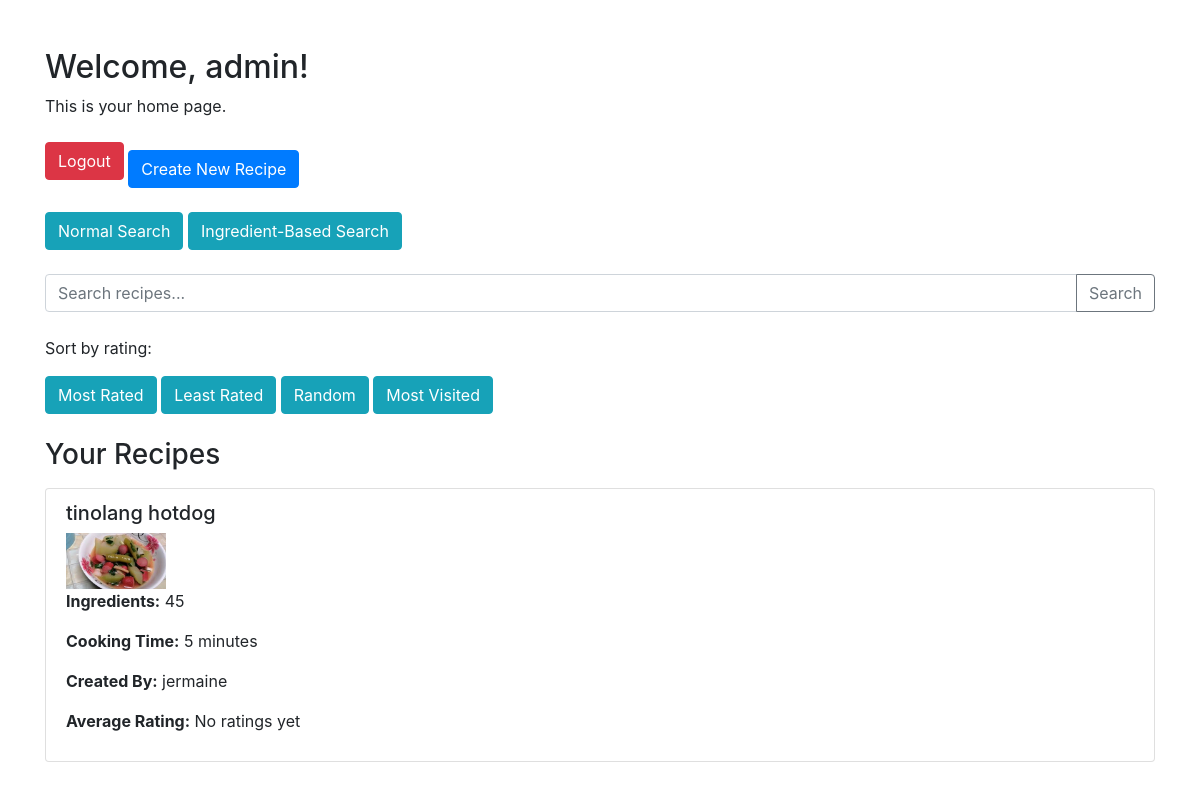
/home/ (signed in), run on an earlier commit of the app's database.
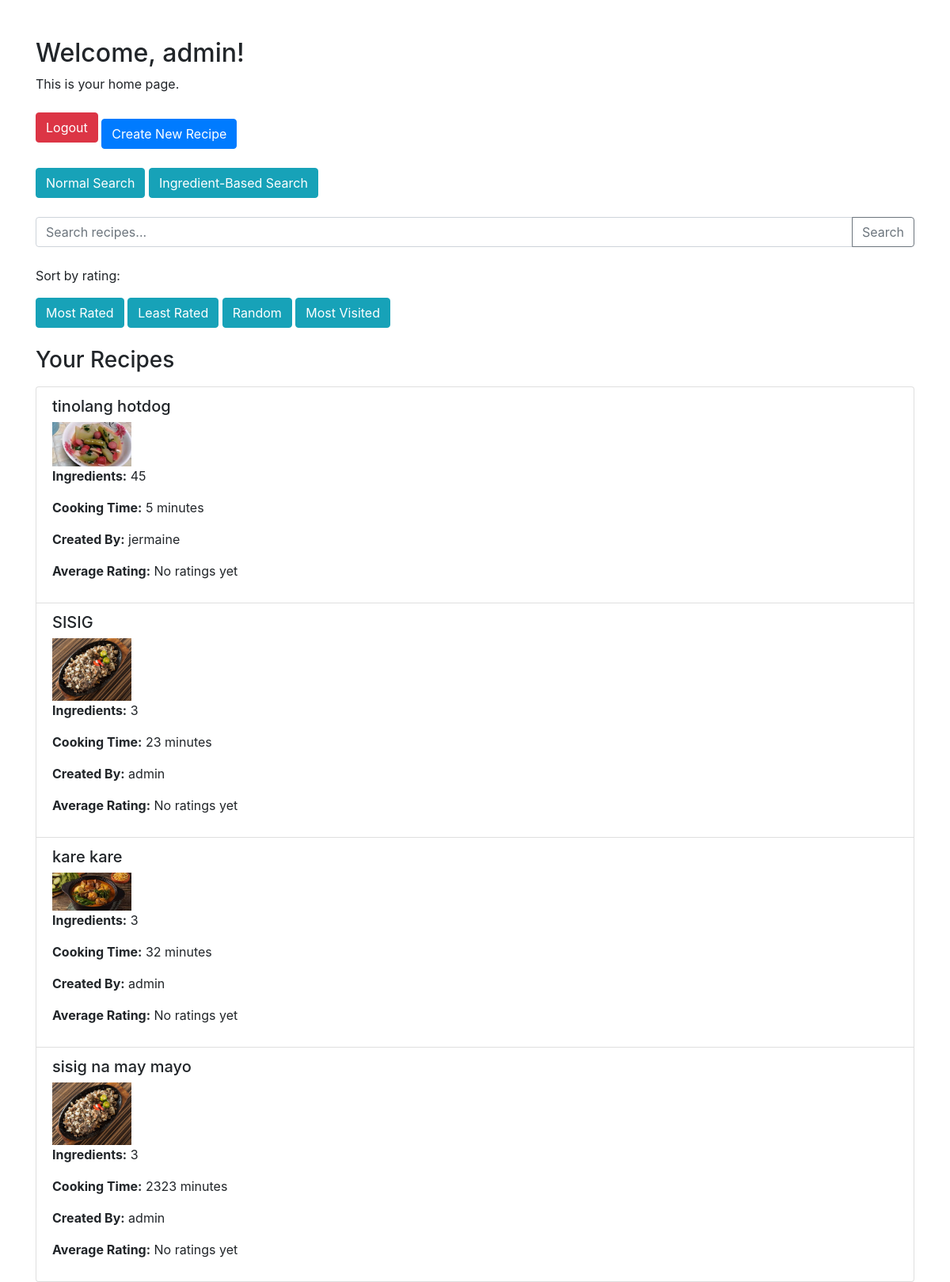
And on a later commit of the database.
### recipes/models.py (models this page shows, shortened)
class Recipe(models.Model):
    user = models.ForeignKey(User, on_delete=models.CASCADE, blank=True, null=True)
    name = models.CharField(max_length=100)
    image = models.ImageField(blank=True, null=True, upload_to='images/')
    ingredients = models.IntegerField(blank=True, null=True)
    minutes = models.IntegerField(blank=True, null=True)
    calories = models.IntegerField(blank=True, null=True)
    ingredientsList = models.TextField(blank=True, null=True)
    directions = models.TextField(blank=True, null=True)
    created_at = models.DateTimeField(auto_now_add=True)
    views = models.ManyToManyField(User, related_name='viewed_recipes', blank=True)
    view_count = models.IntegerField(default=0)

### recipes/views.py (the view)
# urls.py: path('home/', RecipeListView.as_view(), name='home')
class RecipeListView(LoginRequiredMixin, ListView):
    model = Recipe
    template_name = 'home/home.html'
    context_object_name = 'recipes'
    login_url = 'login'
    def get_queryset(self):
        search_query = self.request.GET.get('search')
        ingredients_query = self.request.GET.get('fridge')
        order = self.request.GET.get('order')
        queryset = Recipe.objects.all()
        if ingredients_query:
            ingredients = [ingredient.strip().lower() for ingredient in ingredients_query.split(',')]
            queryset = queryset.filter(
                Q(ingredientsList__icontains=ingredients[0])
            ) if ingredients else queryset
        if search_query:
            queryset = queryset.filter(
                Q(name__icontains=search_query.lower())
            )
        queryset = queryset.annotate(
            average_rating=Avg('ratings__score'),
            views_count=Count('views')
        )
        if order == 'highest':
            queryset = queryset.order_by('-average_rating', '-created_at')
        elif order == 'lowest':
            queryset = queryset.order_by('average_rating', '-created_at')
        elif order == 'most_views':
            queryset = queryset.order_by('-views_count')
        else:
            queryset = queryset.order_by('?')  # Random order
        return queryset

### templates/home/home.html (shortened to what this page needs)
<!DOCTYPE html>
<html lang="en">
<head>
    <link rel="stylesheet" href="https://stackpath.bootstrapcdn.com/bootstrap/4.5.2/css/bootstrap.min.css">
</head>
<body>
    <div class="container mt-5">
        <h2>Welcome, {{ request.user.username }}!</h2>
        <p>This is your home page.</p>
        <a href="{% url 'logout' %}" class="btn btn-danger">Logout</a>
        <a href="{% url 'recipe-create' %}" class="btn btn-primary mt-3">Create New Recipe</a>
        <div class="mt-4">
            <button class="btn btn-info" onclick="setSearchMode('standard')">Normal Search</button>
            <button class="btn btn-info" onclick="setSearchMode('fridge')">Ingredient-Based Search</button>
        </div>
        <form method="GET" action="{% url 'home' %}" id="standardSearchForm" class="mt-4">
            <div class="input-group">
                <input type="text" name="search" class="form-control" placeholder="Search recipes..." aria-label="Search recipes">
                <div class="input-group-append">
                    <button class="btn btn-outline-secondary" type="submit">Search</button>
                </div>
            </div>
        </form>
        <div class="mt-4">
            <p>Sort by rating:</p>
            <a href="{% url 'home' %}?order=highest" class="btn btn-info">Most Rated</a>
            <a href="{% url 'home' %}?order=lowest" class="btn btn-info">Least Rated</a>
            <a href="{% url 'home' %}" class="btn btn-info">Random</a>
            <a href="?order=most_views" class="btn btn-info">Most Visited</a>
        </div>
        <h3 class="mt-4">Your Recipes</h3>
     <ul class="list-group mt-3">
    {% for recipe in recipes %}
        <li class="list-group-item">
            <h5>{{ recipe.name }}</h5>
            {% if recipe.image %}
                <a href="{% url 'recipe-detail' recipe.id %}">
                    <img src="{{ recipe.image.url }}" alt="{{ recipe.name }}" style="max-width: 100px;">
                </a>
            {% endif %}
            <p><strong>Ingredients:</strong> {{ recipe.ingredients }}</p>
            <p><strong>Cooking Time:</strong> {{ recipe.minutes }} minutes</p>
            {% if recipe.user %}
                <p><strong>Created By:</strong> {{ recipe.user.username }}</p>
            {% else %}
                <p><strong>Created By:</strong> Unknown</p>
            {% endif %}
            {% if recipe.average_rating %}
                <p><strong>Average Rating:</strong> {{ recipe.average_rating|floatformat:1 }} / 5</p>
            {% else %}
                <p><strong>Average Rating:</strong> No ratings yet</p>
            {% endif %}
        </li>
    {% empty %}
        <li class="list-group-item">No recipes found.</li>
    {% endfor %}
</ul>
    </div>
</body>
</html>

What changed in the data, as far as the page shows it:
added Recipe: name "SISIG", image (picture), ingredients "3", minutes "23", user.username "admin", shows "Average Rating:"
added Recipe: name "kare kare", image (picture), ingredients "3", minutes "32", user.username "admin", shows "Average Rating:"
added Recipe: name "sisig na may mayo", image (picture), ingredients "3", minutes "2323", user.username "admin", shows "Average Rating:"
